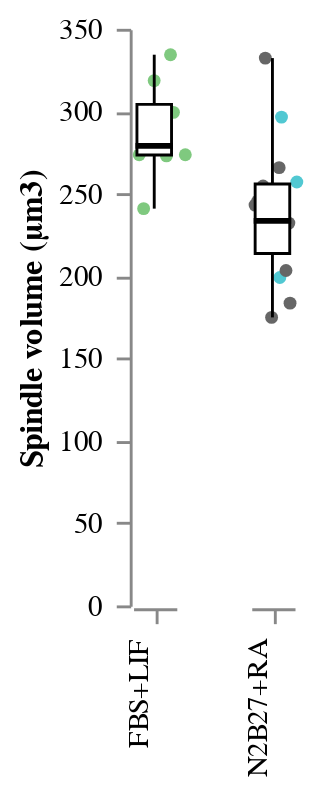

Write notebook code for a chart like this one.
### Code cell
STRIP_SV = stripbox(
    data = df, 
    x = "Condition", 
    y = "Spindle_Volume_um3", 
    y_title = "Spindle volume (µm3)", 
    colour = "Experiment"
)
STRIP_SV
